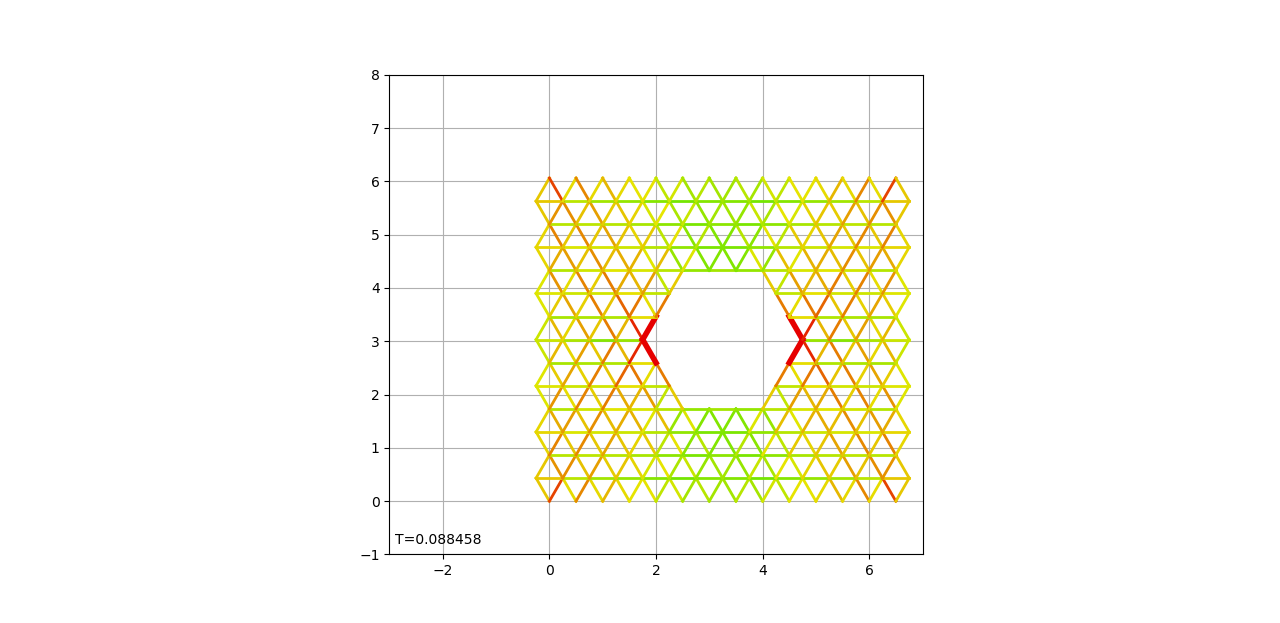

Source code (Python):
import math
from solver.grid import Grid
import numpy as np
import matplotlib.pyplot as plt

from solver.springs_view import SpringsView
from solver.springs_view_static import SpringsViewStatic

n2 = 15
n1 = n2 + n2//2

def a_func(orig, termin):
    base_stiffess = 1
    return base_stiffess

def cplus_func(orig, termin):
    base_yeld_stress=0.001
    return base_yeld_stress

def cminus_func(orig, termin):
    return -cplus_func(orig, termin)

def is_node_func(coords):
    result = (coords[0] - coords[1]//2 > -1) and (2*coords[0] - coords[1] < 2*(n2-1))
    if (coords[0]>7 and coords[0]<11) and coords[1]==5:
        result =False

    if (coords[0]>7 and coords[0]<12) and coords[1]==6:
        result =False

    if (coords[0]>7 and coords[0]<13) and coords[1]==7:
        result =False

    if (coords[0]>8 and coords[0]<13) and coords[1]==8:
        result =False

    if (coords[0] > 9 and coords[0]<13) and coords[1]==9:
        result =False
    return result

def xi_func(coords):
    delta=0.5
    (i,j)=coords
    return (i * delta - j * delta / 2., j * delta * math.sqrt(3) / 2)

def add_springs_func(orig):
    (i,j) = orig

    termins = []
    if (i < n1-1) and (j>0) and (j<n2-1) and is_node_func((i+1,j)):
        termins.append((i+1,j))
    if (j < n2-1) and is_node_func((i,j+1)):
        termins.append((i,j+1))
    if (i < n1-1) and (j < n2-1) and is_node_func((i+1, j + 1)):
        termins.append((i+1, j + 1))
    return termins

def add_boundary_cond_func(coords):
    velocity = None
    if coords[1] == 0:
        velocity = lambda t: (0,0)

    if coords[1] == n2-1:
        velocity = lambda t: (0, 0.1)

    force = lambda t: (0, 0)

    return velocity, force



example3grid = Grid(n1, n2, is_node_func, xi_func, add_springs_func, a_func, cminus_func,cplus_func, add_boundary_cond_func)

example3 = example3grid.get_elastoplastic_process()


t0 = 0
dt = 0.0001
nsteps = 1000

xi_ref = example3grid.xi
t_ref = 0

(t_leapfrog_1, e_leapfrog_1) = example3.leapfrog_step(example3grid.e0,t0,xi_ref,t_ref)
(T, E) = example3.solve_fixed_spaces_e_only(example3grid.xi, example3grid.e0,t0, dt, nsteps, xi_ref, t_ref)

step_lf = int(t_leapfrog_1/dt)
print()
print(np.linalg.norm(e_leapfrog_1 - E[:,step_lf]))



figE, axE = plt.subplots()
axE.plot(T, E.T)
axE.set(title="E")
XI = np.tile(np.expand_dims(xi_ref, axis=1),(1,T.shape[0]))

#SpringsView(T,XI,E, example3,((-3,7),(-1,8)),"example4_homo_disp_hole.mp4",15)
SpringsView(T,XI,E, example3,((-3,7),(-1,8)))
SpringsViewStatic(t_leapfrog_1,xi_ref,e_leapfrog_1,example3,((-3,7),(-1,8)))
plt.show()
